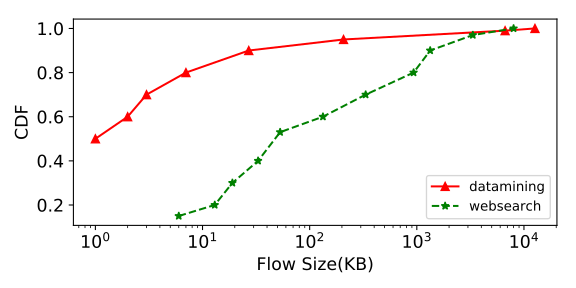

Python code for this plot:
import matplotlib.pyplot as plt


cdf_filename = 'datamining2.txt'
flowCDFdt = []
with open(cdf_filename, 'r') as f:
    for l in f.readlines():
        flowCDFdt.append(([float(i) for i in str.split(l)]))
# print(flowCDFdt)
flowSizesdt = []
flowWeightsdt = []
flowWdt = []
prev = 0
for size in flowCDFdt:
    flowSizesdt.append(int(size[0]))
    flowWeightsdt.append(size[2] - prev)
    flowWdt.append(size[2])
    prev = size[2]
print(flowWdt)

cdf_filename = 'websearch2.txt'
flowCDFws = []
with open(cdf_filename, 'r') as f:
    for l in f.readlines():
        flowCDFws.append(([float(i) for i in str.split(l)]))
# print(flowCDFws)
flowSizesws = []
flowWeightsws = []
flowWws = []
prev = 0
for size in flowCDFws:
    flowSizesws.append(int(size[0]))
    flowWeightsws.append(size[2] - prev)
    flowWws.append(size[2])
    prev = size[2]
# print(flowSizesws)
# print(flowWeightsws)
print(flowWws)

from matplotlib.pyplot import MultipleLocator

# plt.figure(figsize=(5, 5))
# plt.plot(flowWdt, 'g*-')
# plt.plot(flowWws, 'r.-')
x=[pow(10,i) for i in range(0, 2)]
print(x)
# plt.xticks(x)
# # plt.xticks([0, 10, 100], [0, 10, 100])
# # plt.plot(flowSizesws, flowWws, 'r+-')
# # x = [1, 10, 100, 1000, 10000, 100000]
#  #设置纵坐标以十的次幂形式展现
#
#
# # plt.xticks([0, 10, 10e1, 10e2, 10e3, 10e4])   # 设置x刻度
# plt.yticks([0, 0.1, 0.2, 0.3, 0.4, 0.5, 0.6, 0.7, 0.8, 0.9, 1.0])   # 设置y刻度
#
# plt.show()

'''plot data'''
fig, ax = plt.subplots(figsize=(6, 3))
# plt.rcParams['savefig.dpi'] = 1000      # 图片像素
# plt.rcParams['figure.dpi'] = 1000        # 分辨率
# ax.semilogx(flowSizesdt, flowWdt, label='decay 1', color='r', linestyle='solid', linewidth=2)
# ax.semilogx(flowSizesws, flowWws, label='decay 2', color='g', linestyle='--', linewidth=2)
line1, = ax.semilogx(flowSizesdt, flowWdt, 'r^-')
line2, = ax.semilogx(flowSizesws, flowWws, 'g*--')
line1.set_label("datamining")
line2.set_label("websearch")
ax.legend((line1, line2), ("datamining", "websearch"))

ax.set_xlabel('Flow Size(KB)', fontsize=13)
ax.set_ylabel('CDF', fontsize=13)
ax.tick_params(labelsize=13)            # 刻度字体大小
# fig.legend(loc="upper right", fontsize=16, bbox_to_anchor=(1, 1), bbox_transform=ax.transAxes, ncol=1,
#            columnspacing=0.1, labelspacing=0.2, markerscale=1, shadow=True, borderpad=0.2, handletextpad=0.2)
fig.set_tight_layout(tight='rect')
# plt.legend(bbox_to_anchor=(1, 1),
#            bbox_transform=plt.gcf().transFigure)
# plt.legend(bbox_to_anchor=(1,1),
#         bbox_transform=ax.transAxes)
plt.savefig('CDF.svg')
plt.savefig('CDF.png')
plt.show()
